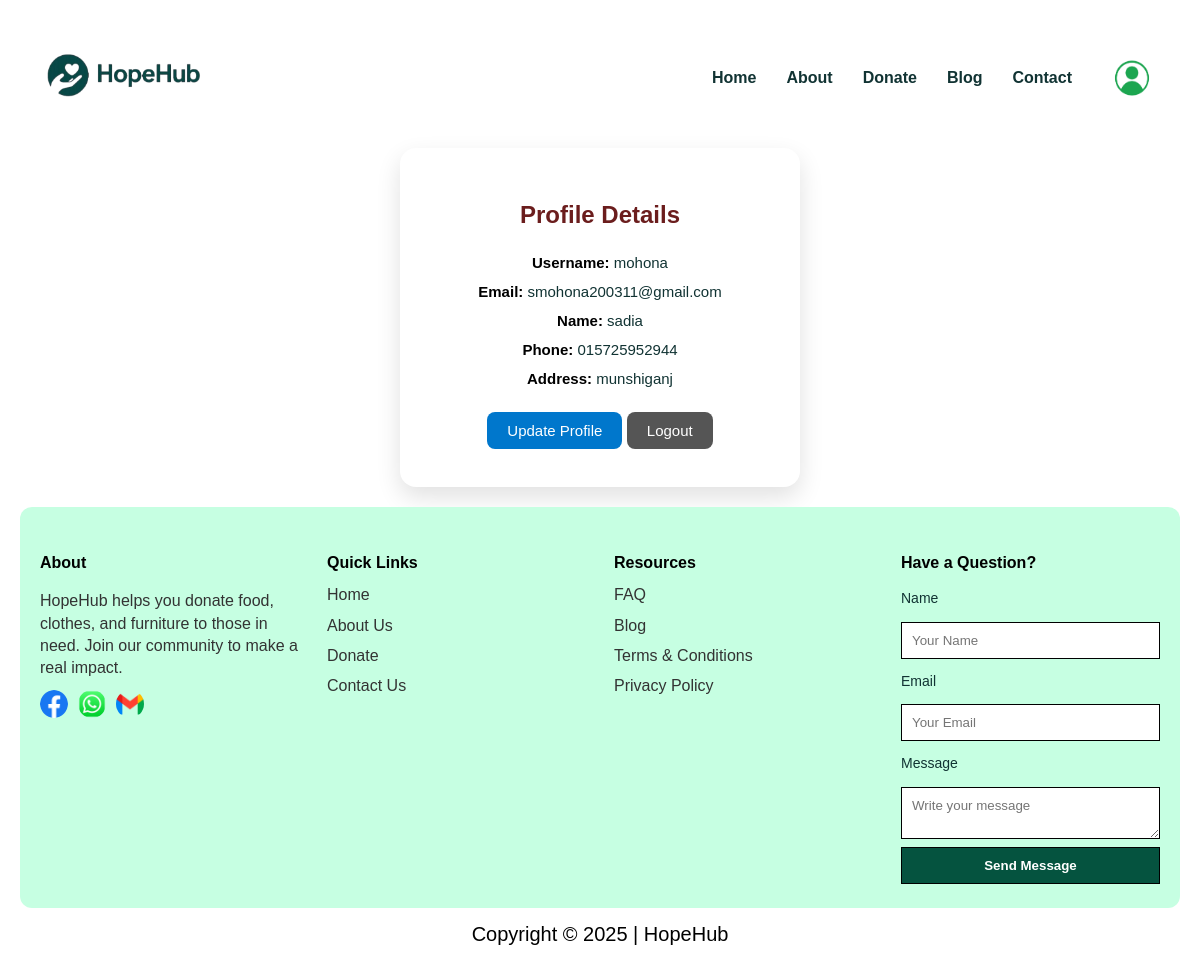
Before: /accounts/profile/ (signed in) with the older database file.
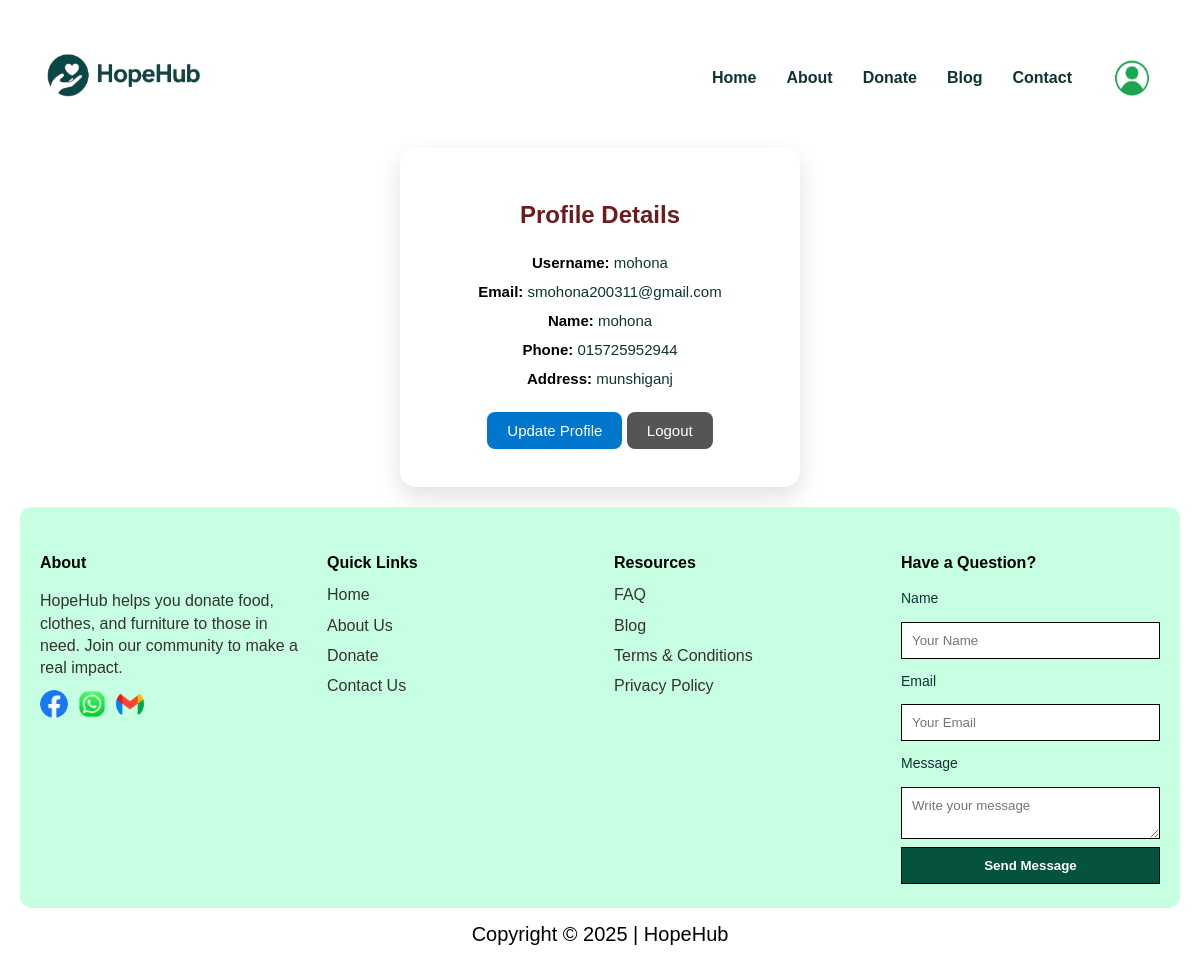
After: the same page with the newer database file.
### accounts/models.py (models this page shows, shortened)
class CustomUser(AbstractUser):
    phone = models.CharField(max_length=15, blank=True, null=True)
    name = models.CharField(max_length=150)
    address = models.TextField(blank=True, null=True)
    objects = CustomUserManager()

### accounts/views.py (the view)
# urls.py: path("profile/", views.profile_view, name="profile"),
@login_required
def profile_view(request):
    user = request.user
    if request.method == 'POST':
        form = ProfileUpdateForm(request.POST, instance=user)
        if form.is_valid():
            form.save()
            messages.success(request, "Profile updated successfully.")
            return redirect('profile')
    else:
        form = ProfileUpdateForm(instance=user)
    return render(request, 'accounts/profile.html', {'form': form})

### accounts/forms.py (shortened to what this page needs)
class ProfileUpdateForm(forms.ModelForm):
    class Meta:
        model = User
        fields = ['name', 'email', 'phone', 'address']
        widgets = {
            'name': forms.TextInput(attrs={'placeholder': 'Enter your name'}),
            'email': forms.EmailInput(attrs={'placeholder': 'Enter your email'}),
            'phone': forms.TextInput(attrs={'placeholder': 'Enter your phone'}),
            'address': forms.TextInput(attrs={'placeholder': 'Enter your address'}),
        }

### accounts/templates/accounts/profile.html (shortened to what this page needs)
{% extends 'base.html' %}
{% block content %}
<div class="container profile-container">
  <h2>Profile Details</h2>
  <div class="profile-info">
    <p><strong>Username:</strong> {{ user.username }}</p>
    <p><strong>Email:</strong> <span class="text-email">{{ user.email }}</span>
    </p>
    <p><strong>Name:</strong> <span class="text-name">{{ user.name }}</span>
    </p>
    <p><strong>Phone:</strong> <span class="text-phone">{{ user.phone }}</span>
    </p>
    <p><strong>Address:</strong> <span class="text-address">{{ user.address }}</span>
    </p>
  </div>
  <button class="btn update-btn" id="updateBtn">Update Profile</button>
  <a href="{% url 'logout' %}" class="btn" style="margin-top:10px; background:#555;">Logout</a>
</div>
{% endblock %}

Changed rows visible on the page:
changed CustomUser "mohona": name "sadia" → "mohona"
